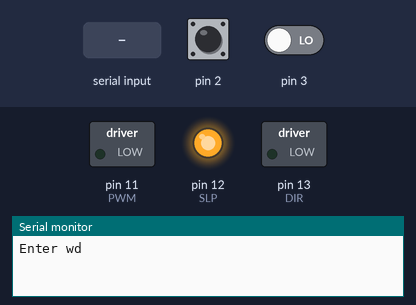
The sketch below on a simulated Arduino Uno, built with avr-gcc and run on an emulated ATmega328P. Shown: switched loads named in the sketch (green lamp = pin HIGH), output pins drawn as LEDs (lit = HIGH), the last lines printed to the serial monitor. The test bench sets the inputs (shaded band); at power-on: pin 2 LOW, pin 3 LOW.

Above: at 0.9 s.
1.0 s: "5\n" received over Serial
At 1.15 s:
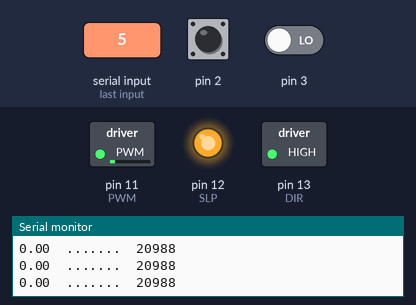
At 1.78 s:
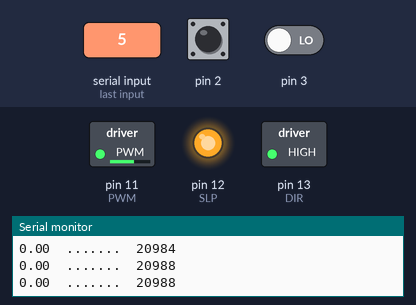
4.0 s: pin 2 driven HIGH
At 4.93 s:
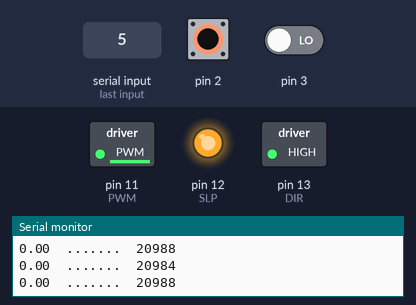
7.0 s: pin 2 pulsed LOW 2 times (0.12 s each, 0.3 s apart)
Timing chart, 0 to 26.1 s (numbered marks = the images above; inputs shaded):
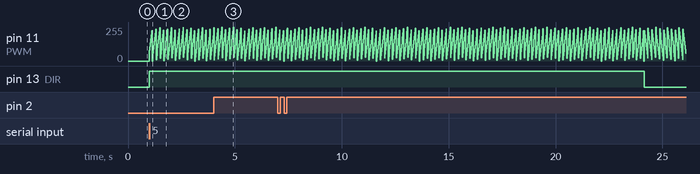

The sketch:

PID_motor_speed.ino
```cpp
#define PWM 11
#define DIR 13
#define SLP 12
#define sample_length 9
#define n_max 10000
#define enc_constant 0.03481
#define Kp -13.41
#define Ki -282.434
#define Kd 0.0
#define w_max 15.0

//#include<Wire.h>

int nA = 1;
int nAi = 0;
boolean step_change_A = false;
unsigned long ti = 0;
float wd = 0;
int dt = 0;
int dir = 0;
int sign = 0;
float a = 0, b = 0, c = 0, ek = 0, ek_1 = 0, ek_2 = 0, pwm = 0;


void increment_A(){
  if(digitalRead(3) == HIGH)
  {
    sign = 1;
  }
  else
  {
    sign = -1;
  }
  nA++;
  if(nA > n_max)
  {
    nA = 1;
    step_change_A = true;
  }
}

void setup() {
  pinMode(PWM, OUTPUT);
  pinMode(DIR, OUTPUT);
  pinMode(SLP, OUTPUT);
  pinMode(3, INPUT);

  digitalWrite(SLP, HIGH);

  attachInterrupt(0, increment_A, RISING);

  //Wire.begin();

  ti = micros();

  Serial.begin(115200);
  Serial.println("Enter wd");
  while(Serial.available() == 0);
  wd = Serial.parseInt();

  nAi = nA;
}

void loop() {
  if(abs(wd) < w_max)
  {
    //Change in time
    dt = micros() - ti;
    ti = micros();

    //Speed calculations
    int dn = nA - nAi + ((int)step_change_A*n_max);
    nAi = nA;
    if(step_change_A)
    {
      step_change_A = false;
    }
    float w = (float)sign*(float)enc_constant*(float)dn*1000000.0/(float)dt;

    //PID
    ek_2 = ek_1;
    ek_1 = ek;
    ek = wd - w;
    a = Kp + (Ki*(float)dt*0.000001/2.0) + (Kd*1000000.0/(float)dt);
    b = -Kp + (Ki*(float)dt*0.000001/2.0) -(2*Kd*1000000.0/(float)dt);
    c = Kd*1000000.0/(float)dt;

    pwm = pwm + a*ek + b*ek_1 + c*ek_2;

    int pwmi = pwm;
    if( pwmi < 0 )
    {
      digitalWrite(DIR, HIGH);
      pwmi = -pwmi;
    }
    else
    {
      digitalWrite(DIR, LOW);
    }
    constrain(pwmi, 0, 255);

    analogWrite(PWM, pwmi);
    Serial.print(w);
    Serial.print("  .......  ");
    Serial.println(dt);
    delay(20);
  }
  else
  {
    Serial.println("Saturation");
  }
}
```

Measured:
- after the input at 1.0 s, pin 11 (PWM): ramps from 0/255 to 253/255 and jumps back, once every 0.19 s; pin 13 (DIR): LOW → HIGH at once
